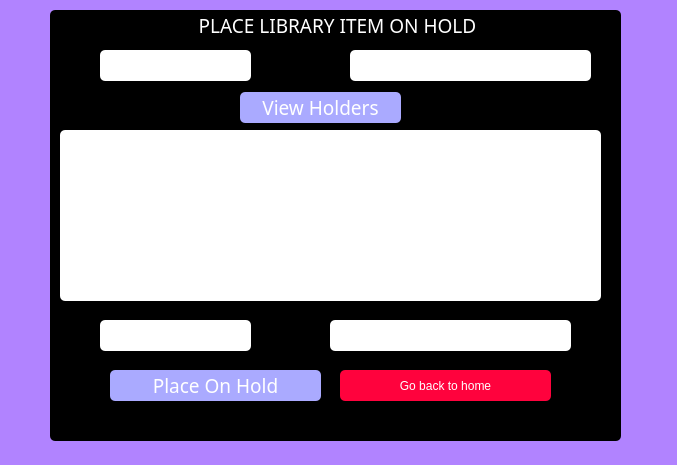
<?xml version="1.0" encoding="UTF-8"?>
<ui version="4.0">
 <class>BookOnHold</class>
 <widget class="QDialog" name="BookOnHold">
  <property name="geometry">
   <rect>
    <x>0</x>
    <y>0</y>
    <width>677</width>
    <height>465</height>
   </rect>
  </property>
  <property name="windowTitle">
   <string>Dialog</string>
  </property>
  <property name="styleSheet">
   <string notr="true">font: 75 14pt &quot;Rockwell&quot;;
color: rgb(255, 255, 255);
background-color: rgb(177, 131, 255);
border-radius: 5px;
</string>
  </property>
  <widget class="QGroupBox" name="groupBox">
   <property name="geometry">
    <rect>
     <x>50</x>
     <y>10</y>
     <width>571</width>
     <height>431</height>
    </rect>
   </property>
   <property name="font">
    <font>
     <family>Rockwell</family>
     <pointsize>14</pointsize>
     <weight>9</weight>
     <italic>false</italic>
     <bold>false</bold>
    </font>
   </property>
   <property name="styleSheet">
    <string notr="true">font: 75 14pt &quot;Rockwell&quot;;
color: rgb(255, 255, 255);
background-color: rgb(0, 0, 0);
border-radius: 5px;</string>
   </property>
   <property name="title">
    <string>PLACE LIBRARY ITEM ON HOLD</string>
   </property>
   <property name="alignment">
    <set>Qt::AlignCenter</set>
   </property>
   <widget class="QLabel" name="label">
    <property name="geometry">
     <rect>
      <x>50</x>
      <y>310</y>
      <width>151</width>
      <height>31</height>
     </rect>
    </property>
    <property name="styleSheet">
     <string notr="true">font: 75 14pt &quot;Rockwell&quot;;
color:rgbrgb(0, 0, 0);
background-color: rgb(255, 255, 255);
border-radius: 5px;</string>
    </property>
    <property name="text">
     <string>Roll Number</string>
    </property>
   </widget>
   <widget class="QLabel" name="label_2">
    <property name="geometry">
     <rect>
      <x>50</x>
      <y>40</y>
      <width>151</width>
      <height>31</height>
     </rect>
    </property>
    <property name="styleSheet">
     <string notr="true">font: 75 14pt &quot;Rockwell&quot;;
color:rgbrgb(0, 0, 0);
background-color: rgb(255, 255, 255);
border-radius: 5px;</string>
    </property>
    <property name="text">
     <string>Library Item ID</string>
    </property>
   </widget>
   <widget class="Line" name="line">
    <property name="geometry">
     <rect>
      <x>7</x>
      <y>160</y>
      <width>561</width>
      <height>20</height>
     </rect>
    </property>
    <property name="orientation">
     <enum>Qt::Horizontal</enum>
    </property>
   </widget>
   <widget class="QTableView" name="tableView">
    <property name="geometry">
     <rect>
      <x>10</x>
      <y>120</y>
      <width>541</width>
      <height>171</height>
     </rect>
    </property>
    <property name="styleSheet">
     <string notr="true">font: 75 14pt &quot;Rockwell&quot;;
color:rgbrgb(0, 0, 0);
background-color: rgb(255, 255, 255);
border-radius: 5px;</string>
    </property>
   </widget>
   <widget class="QPushButton" name="pushButton">
    <property name="geometry">
     <rect>
      <x>60</x>
      <y>360</y>
      <width>211</width>
      <height>31</height>
     </rect>
    </property>
    <property name="font">
     <font>
      <family>Rockwell</family>
      <pointsize>14</pointsize>
      <weight>9</weight>
      <italic>false</italic>
      <bold>false</bold>
     </font>
    </property>
    <property name="styleSheet">
     <string notr="true">font: 75 14pt &quot;Rockwell&quot;;
color: rgbrgbrgb(255, 255, 255);
background-color: rgb(170, 170, 255);
border-radius: 5px;
</string>
    </property>
    <property name="text">
     <string>Place On Hold</string>
    </property>
   </widget>
   <widget class="QPushButton" name="pushButton_2">
    <property name="geometry">
     <rect>
      <x>190</x>
      <y>82</y>
      <width>161</width>
      <height>31</height>
     </rect>
    </property>
    <property name="font">
     <font>
      <family>Rockwell</family>
      <pointsize>14</pointsize>
      <weight>9</weight>
      <italic>false</italic>
      <bold>false</bold>
     </font>
    </property>
    <property name="styleSheet">
     <string notr="true">font: 75 14pt &quot;Rockwell&quot;;
color: rgbrgbrgb(255, 255, 255);
background-color: rgb(170, 170, 255);
border-radius: 5px;
</string>
    </property>
    <property name="text">
     <string>View Holders</string>
    </property>
   </widget>
   <widget class="QPushButton" name="pushButton_3">
    <property name="geometry">
     <rect>
      <x>290</x>
      <y>360</y>
      <width>211</width>
      <height>31</height>
     </rect>
    </property>
    <property name="styleSheet">
     <string notr="true">font: 75 14pt &quot;Rockwell&quot;;
color: rgbrgbrgb(255, 255, 255);
background-color:rgb(255, 2, 61);
border-radius: 5px;</string>
    </property>
    <property name="text">
     <string>Go back to home</string>
    </property>
   </widget>
   <widget class="QTextEdit" name="textEdit">
    <property name="geometry">
     <rect>
      <x>280</x>
      <y>310</y>
      <width>241</width>
      <height>31</height>
     </rect>
    </property>
    <property name="styleSheet">
     <string notr="true">font: 75 14pt &quot;Rockwell&quot;;
color:rgbrgb(0, 0, 0);
background-color: rgb(255, 255, 255);
border-radius: 5px;</string>
    </property>
   </widget>
   <widget class="QTextEdit" name="textEdit_2">
    <property name="geometry">
     <rect>
      <x>300</x>
      <y>40</y>
      <width>241</width>
      <height>31</height>
     </rect>
    </property>
    <property name="styleSheet">
     <string notr="true">font: 75 14pt &quot;Rockwell&quot;;
color:rgbrgb(0, 0, 0);
background-color: rgb(255, 255, 255);
border-radius: 5px;</string>
    </property>
   </widget>
  </widget>
 </widget>
 <resources/>
 <connections/>
</ui>
